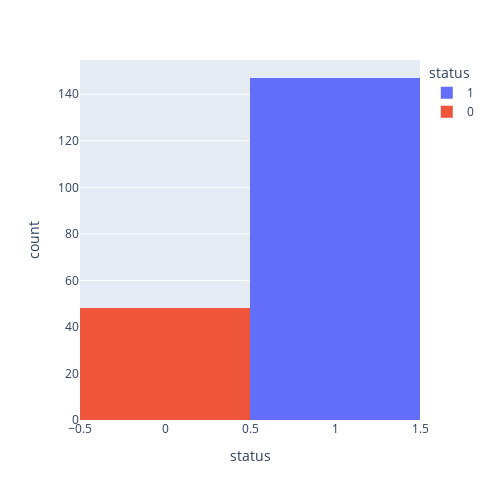

Write notebook code for a chart like this one.
### Code cell
# Exploratory Data Analysis (EDA)
px.histogram(df, x="status", color="status", width=500, height=500).show()

### Figure 1 — Plotly figure (JSON) as saved in the notebook; plotly's stock layout.template omitted (floating-point values rounded to 4 significant figures; data arrays with more than 128 entries replaced by an {"elided": "..."} marker saying what was removed)
{"data": [{"alignmentgroup": "True", "bingroup": "x", "hovertemplate": "status=%{x}<br>count=%{y}<extra></extra>", "legendgroup": "1", "marker": {"color": "#636efa", "pattern": {"shape": ""}}, "name": "1", "offsetgroup": "1", "orientation": "v", "showlegend": true, "type": "histogram", "x": {"elided": "147 int values"}, "xaxis": "x", "yaxis": "y"}, {"alignmentgroup": "True", "bingroup": "x", "hovertemplate": "status=%{x}<br>count=%{y}<extra></extra>", "legendgroup": "0", "marker": {"color": "#EF553B", "pattern": {"shape": ""}}, "name": "0", "offsetgroup": "0", "orientation": "v", "showlegend": true, "type": "histogram", "x": [0, 0, 0, 0, 0, 0, 0, 0, 0, 0, 0, 0, 0, 0, 0, 0, 0, 0, 0, 0, 0, 0, 0, 0, 0, 0, 0, 0, 0, 0, 0, 0, 0, 0, 0, 0, 0, 0, 0, 0, 0, 0, 0, 0, 0, 0, 0, 0], "xaxis": "x", "yaxis": "y"}], "layout": {"barmode": "relative", "height": 500, "legend": {"title": {"text": "status"}, "tracegroupgap": 0}, "margin": {"t": 60}, "width": 500, "xaxis": {"anchor": "y", "categoryarray": [1, 0], "categoryorder": "array", "domain": [0, 1], "title": {"text": "status"}}, "yaxis": {"anchor": "x", "domain": [0, 1], "title": {"text": "count"}}}}
